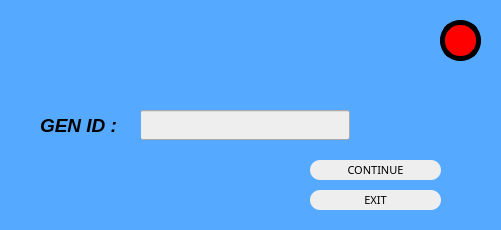
<?xml version="1.0" encoding="UTF-8"?>
<ui version="4.0">
 <class>page1</class>
 <widget class="QWidget" name="page1">
  <property name="enabled">
   <bool>true</bool>
  </property>
  <property name="geometry">
   <rect>
    <x>0</x>
    <y>0</y>
    <width>501</width>
    <height>230</height>
   </rect>
  </property>
  <property name="maximumSize">
   <size>
    <width>16777215</width>
    <height>16777215</height>
   </size>
  </property>
  <property name="font">
   <font>
    <family>Lucida Bright</family>
    <pointsize>36</pointsize>
    <weight>50</weight>
    <bold>false</bold>
   </font>
  </property>
  <property name="cursor">
   <cursorShape>ArrowCursor</cursorShape>
  </property>
  <property name="focusPolicy">
   <enum>Qt::NoFocus</enum>
  </property>
  <property name="windowTitle">
   <string>Goggle_detection</string>
  </property>
  <property name="styleSheet">
   <string notr="true">background-color: rgb(85, 170, 255);
border- radius:15px:</string>
  </property>
  <widget class="QPushButton" name="continueButton">
   <property name="geometry">
    <rect>
     <x>310</x>
     <y>160</y>
     <width>131</width>
     <height>20</height>
    </rect>
   </property>
   <property name="font">
    <font>
     <family>Dutch801 XBd BT</family>
     <pointsize>8</pointsize>
     <weight>50</weight>
     <bold>false</bold>
    </font>
   </property>
   <property name="styleSheet">
    <string notr="true">border-radius:10px;
border-color: rgb(111, 111, 111);
background-color: rgb(238, 238, 238);</string>
   </property>
   <property name="text">
    <string>CONTINUE</string>
   </property>
   <property name="default">
    <bool>false</bool>
   </property>
  </widget>
  <widget class="QLineEdit" name="lineEdit_3">
   <property name="geometry">
    <rect>
     <x>140</x>
     <y>110</y>
     <width>210</width>
     <height>30</height>
    </rect>
   </property>
   <property name="styleSheet">
    <string notr="true">background-color: rgb(238, 238, 238);</string>
   </property>
  </widget>
  <widget class="QLabel" name="label">
   <property name="geometry">
    <rect>
     <x>40</x>
     <y>110</y>
     <width>101</width>
     <height>31</height>
    </rect>
   </property>
   <property name="font">
    <font>
     <family>Arial</family>
     <pointsize>14</pointsize>
     <weight>75</weight>
     <italic>true</italic>
     <bold>true</bold>
    </font>
   </property>
   <property name="text">
    <string>GEN ID :</string>
   </property>
  </widget>
  <widget class="QPushButton" name="exitButton">
   <property name="geometry">
    <rect>
     <x>310</x>
     <y>190</y>
     <width>131</width>
     <height>20</height>
    </rect>
   </property>
   <property name="font">
    <font>
     <family>Dutch801 XBd BT</family>
     <pointsize>8</pointsize>
     <weight>50</weight>
     <bold>false</bold>
    </font>
   </property>
   <property name="styleSheet">
    <string notr="true">border-radius:10px;
border-color: rgb(111, 111, 111);
background-color: rgb(238, 238, 238);</string>
   </property>
   <property name="text">
    <string>EXIT</string>
   </property>
   <property name="default">
    <bool>false</bool>
   </property>
  </widget>
  <widget class="QLabel" name="label_4">
   <property name="geometry">
    <rect>
     <x>310</x>
     <y>20</y>
     <width>111</width>
     <height>41</height>
    </rect>
   </property>
   <property name="text">
    <string/>
   </property>
   <property name="pixmap">
    <pixmap>rane_logo_cropped.jpg</pixmap>
   </property>
   <property name="scaledContents">
    <bool>true</bool>
   </property>
  </widget>
  <widget class="QLabel" name="Indicator_label">
   <property name="geometry">
    <rect>
     <x>440</x>
     <y>20</y>
     <width>41</width>
     <height>41</height>
    </rect>
   </property>
   <property name="styleSheet">
    <string notr="true">border: 5px solid black;
background-color: rgb(255, 0, 0);
border-radius: 20px;</string>
   </property>
   <property name="frameShape">
    <enum>QFrame::WinPanel</enum>
   </property>
   <property name="frameShadow">
    <enum>QFrame::Plain</enum>
   </property>
   <property name="text">
    <string/>
   </property>
  </widget>
 </widget>
 <resources/>
 <connections/>
</ui>
